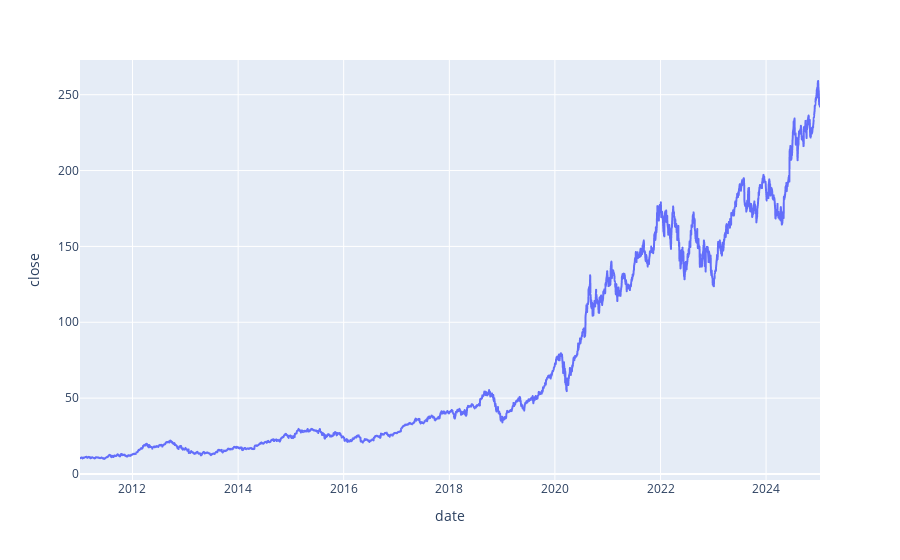

Write notebook code for a chart like this one.
### Code cell
# Step 2: Plot the data using Plotly Express
fig = px.line(df, x='date', y='close')
fig.show()

### Figure 1 — Plotly figure (JSON) as saved in the notebook; plotly's stock layout.template omitted (floating-point values rounded to 4 significant figures; data arrays with more than 128 entries replaced by an {"elided": "..."} marker saying what was removed)
{"data": [{"hovertemplate": "date=%{x}<br>close=%{y}<extra></extra>", "legendgroup": "", "line": {"color": "#636efa", "dash": "solid"}, "marker": {"symbol": "circle"}, "mode": "lines", "name": "", "showlegend": false, "type": "scattergl", "x": {"elided": "3520 str values"}, "xaxis": "x", "y": {"elided": "3520 float values"}, "yaxis": "y"}], "layout": {"legend": {"tracegroupgap": 0}, "margin": {"t": 60}, "xaxis": {"anchor": "y", "domain": [0, 1], "title": {"text": "date"}}, "yaxis": {"anchor": "x", "domain": [0, 1], "title": {"text": "close"}}}}
